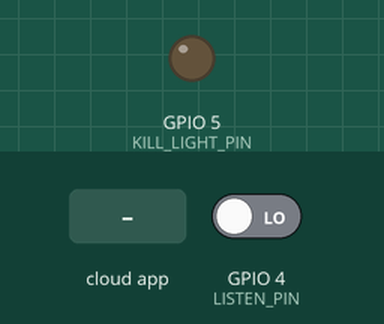
The sketch below on a simulated ESP8266 (NodeMCU). On the bench: output pins drawn as LEDs (lit = HIGH). The inputs (shaded band) are chosen by the test bench; at power-on: GPIO 4 (LISTEN_PIN) LOW. WiFi joins after 1.5 s; servers stay silent unless stated; the Firebase database answers and starts empty; what the sketch prints to the serial monitor is not drawn.

Above: at 2.7 s.
2.8 s: GPIO 4 (LISTEN_PIN) driven HIGH
4.7 s: the phone or cloud app sets needs_checking to 0
At 5.9 s:
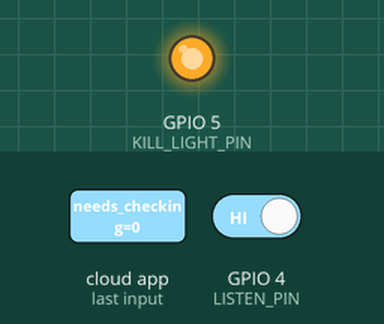
Timing chart, 0 to 7.7 s (numbered marks = the images above; inputs shaded):
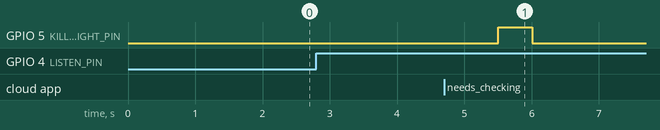

Measured:
- after the input at 2.8 s, every drawn part: stays the same
- after the input at 4.7 s, GPIO 5 (KILL_LIGHT_PIN): LOW → HIGH after 0.81 s, → LOW 0.50 s later

The sketch:

mail_bell_firebase.ino.ino
```cpp
#include <ESP8266WiFi.h>
#include <FirebaseArduino.h>

#define SYNC_INTERVAL 1000
#define FIREBASE_HOST "mailbell-1b6f5.firebaseio.com"
#define FIREBASE_AUTH "tXJnjHuhAQOiSfEpg9vEmvytNKrwbaHMeesQG0cc"
#define WIFI_SSID "mailbellwifi"
#define WIFI_PASSWORD "1223334444"

#define LISTEN_PIN 4
#define KILL_LIGHT_PIN 5

void setup_firebase() {
  // connect to wifi.
  WiFi.begin(WIFI_SSID, WIFI_PASSWORD);
  Serial.print("connecting");
  while (WiFi.status() != WL_CONNECTED) {
    Serial.print(".");
    delay(500);
  }
  Serial.println();
  Serial.print("connected: ");
  Serial.println(WiFi.localIP());

  Firebase.begin(FIREBASE_HOST, FIREBASE_AUTH);
}

void setup() {
  //Leave the serial monitor code.
  //Can change the baudrate
  Serial.begin(9600);
  setup_firebase();

  //Setup the other code here---
  //*****************************
  pinMode(LISTEN_PIN, INPUT);
  pinMode(KILL_LIGHT_PIN, OUTPUT);
  digitalWrite(KILL_LIGHT_PIN, LOW);

}

//when the light is on the mail needs checked
//don't listen to the mailbox sensor
bool light_is_on = false;


//here put the code to turn off the indicator light
void mail_was_checked() {
  Serial.println("Mail checked");
  //TODO set some pin to turn off the light
  //*****************************************
  digitalWrite(KILL_LIGHT_PIN, HIGH);
  delay(500);
  digitalWrite(KILL_LIGHT_PIN, LOW);


  //*********************************************
  Firebase.setBool("needs_checking", false);
  if (Firebase.failed()) {
    Serial.print("setting needs_checking failed: ");
    Serial.println(Firebase.error());
  }
  light_is_on = false;
}

//code run when sensor says mail was deposited
void mailbox_opened() {
  Serial.println("Mail deposited");

  Firebase.setBool("needs_checking", true);
  if (Firebase.failed()) {
    Serial.print("setting needs_checking failed: ");
    Serial.println(Firebase.error());
  }
  light_is_on = true;
}

unsigned long last_sync = 0;
unsigned long last_opened = 0;
void loop() {
  if (light_is_on && (millis() > last_sync + SYNC_INTERVAL)) {
    bool needs_checking = true; //give a default value
    needs_checking = Firebase.getBool("needs_checking");
    Serial.println(needs_checking);
    last_sync = millis();
    if (!needs_checking) {
      mail_was_checked();
    }
  }
  //Listen for the mailbox to tell us it was opened
  //****************************************************

  int buttonPressed = digitalRead(LISTEN_PIN);
  // print out the state of the button:
//  Serial.println(buttonPressed);  //should probably be remmoved //TODO+++++++++++++++++++

  if (buttonPressed) {
    mailbox_opened();
  }


  //********************************************************
  delay(100);
}
```
